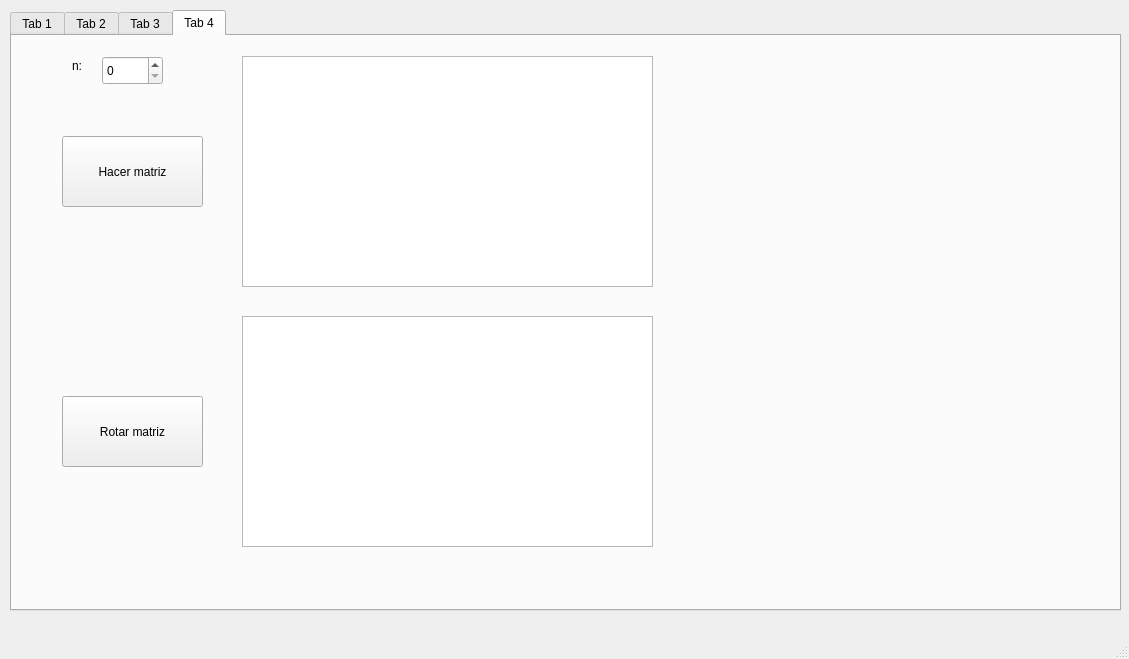
<?xml version="1.0" encoding="UTF-8"?>
<ui version="4.0">
 <class>MainWindow</class>
 <widget class="QMainWindow" name="MainWindow">
  <property name="geometry">
   <rect>
    <x>0</x>
    <y>0</y>
    <width>1129</width>
    <height>659</height>
   </rect>
  </property>
  <property name="windowTitle">
   <string>MainWindow</string>
  </property>
  <widget class="QWidget" name="centralwidget">
   <widget class="QTabWidget" name="tabWidget">
    <property name="geometry">
     <rect>
      <x>10</x>
      <y>10</y>
      <width>1111</width>
      <height>601</height>
     </rect>
    </property>
    <property name="currentIndex">
     <number>3</number>
    </property>
    <widget class="QWidget" name="tab">
     <attribute name="title">
      <string>Tab 1</string>
     </attribute>
     <widget class="QSpinBox" name="spinBox">
      <property name="geometry">
       <rect>
        <x>80</x>
        <y>30</y>
        <width>61</width>
        <height>29</height>
       </rect>
      </property>
     </widget>
     <widget class="QSpinBox" name="spinBox_2">
      <property name="geometry">
       <rect>
        <x>80</x>
        <y>70</y>
        <width>61</width>
        <height>29</height>
       </rect>
      </property>
     </widget>
     <widget class="QLabel" name="label">
      <property name="geometry">
       <rect>
        <x>50</x>
        <y>30</y>
        <width>21</width>
        <height>20</height>
       </rect>
      </property>
      <property name="text">
       <string>m:</string>
      </property>
     </widget>
     <widget class="QLabel" name="label_2">
      <property name="geometry">
       <rect>
        <x>50</x>
        <y>70</y>
        <width>21</width>
        <height>20</height>
       </rect>
      </property>
      <property name="text">
       <string>n:</string>
      </property>
     </widget>
     <widget class="QTableWidget" name="tableWidget">
      <property name="geometry">
       <rect>
        <x>230</x>
        <y>40</y>
        <width>411</width>
        <height>231</height>
       </rect>
      </property>
     </widget>
     <widget class="QPushButton" name="pushButton">
      <property name="geometry">
       <rect>
        <x>60</x>
        <y>180</y>
        <width>141</width>
        <height>71</height>
       </rect>
      </property>
      <property name="text">
       <string>Hacer matrices</string>
      </property>
     </widget>
     <widget class="QTableWidget" name="tableWidget_2">
      <property name="geometry">
       <rect>
        <x>670</x>
        <y>40</y>
        <width>411</width>
        <height>231</height>
       </rect>
      </property>
     </widget>
     <widget class="QTableWidget" name="tableWidget_3">
      <property name="geometry">
       <rect>
        <x>450</x>
        <y>290</y>
        <width>411</width>
        <height>231</height>
       </rect>
      </property>
     </widget>
     <widget class="QPushButton" name="pushbutton_2">
      <property name="geometry">
       <rect>
        <x>60</x>
        <y>310</y>
        <width>141</width>
        <height>71</height>
       </rect>
      </property>
      <property name="text">
       <string>Sumar</string>
      </property>
     </widget>
     <widget class="QPushButton" name="pushButton_3">
      <property name="geometry">
       <rect>
        <x>210</x>
        <y>310</y>
        <width>141</width>
        <height>71</height>
       </rect>
      </property>
      <property name="text">
       <string>Restar</string>
      </property>
     </widget>
     <widget class="QPushButton" name="pushButton_4">
      <property name="geometry">
       <rect>
        <x>60</x>
        <y>390</y>
        <width>141</width>
        <height>71</height>
       </rect>
      </property>
      <property name="text">
       <string>Multiplicar</string>
      </property>
     </widget>
    </widget>
    <widget class="QWidget" name="tab_2">
     <attribute name="title">
      <string>Tab 2</string>
     </attribute>
     <widget class="QSpinBox" name="spinBox_3">
      <property name="geometry">
       <rect>
        <x>60</x>
        <y>20</y>
        <width>61</width>
        <height>29</height>
       </rect>
      </property>
     </widget>
     <widget class="QLabel" name="label_3">
      <property name="geometry">
       <rect>
        <x>30</x>
        <y>60</y>
        <width>21</width>
        <height>20</height>
       </rect>
      </property>
      <property name="text">
       <string>n:</string>
      </property>
     </widget>
     <widget class="QTableWidget" name="tableWidget_4">
      <property name="geometry">
       <rect>
        <x>370</x>
        <y>30</y>
        <width>411</width>
        <height>231</height>
       </rect>
      </property>
     </widget>
     <widget class="QSpinBox" name="spinBox_4">
      <property name="geometry">
       <rect>
        <x>60</x>
        <y>60</y>
        <width>61</width>
        <height>29</height>
       </rect>
      </property>
     </widget>
     <widget class="QLabel" name="label_4">
      <property name="geometry">
       <rect>
        <x>30</x>
        <y>20</y>
        <width>21</width>
        <height>20</height>
       </rect>
      </property>
      <property name="text">
       <string>m:</string>
      </property>
     </widget>
     <widget class="QLineEdit" name="lineEdit">
      <property name="geometry">
       <rect>
        <x>200</x>
        <y>120</y>
        <width>161</width>
        <height>28</height>
       </rect>
      </property>
     </widget>
     <widget class="QLabel" name="label_5">
      <property name="geometry">
       <rect>
        <x>0</x>
        <y>120</y>
        <width>201</width>
        <height>20</height>
       </rect>
      </property>
      <property name="text">
       <string>Ingresar elemento específico:</string>
      </property>
     </widget>
     <widget class="QPushButton" name="pushButton_5">
      <property name="geometry">
       <rect>
        <x>160</x>
        <y>20</y>
        <width>141</width>
        <height>71</height>
       </rect>
      </property>
      <property name="text">
       <string>Hacer matriz</string>
      </property>
     </widget>
     <widget class="QPushButton" name="pushButton_6">
      <property name="geometry">
       <rect>
        <x>30</x>
        <y>170</y>
        <width>141</width>
        <height>71</height>
       </rect>
      </property>
      <property name="text">
       <string>Buscar elemento</string>
      </property>
     </widget>
    </widget>
    <widget class="QWidget" name="tab_3">
     <attribute name="title">
      <string>Tab 3</string>
     </attribute>
     <widget class="QLabel" name="label_6">
      <property name="geometry">
       <rect>
        <x>30</x>
        <y>10</y>
        <width>21</width>
        <height>20</height>
       </rect>
      </property>
      <property name="text">
       <string>m:</string>
      </property>
     </widget>
     <widget class="QSpinBox" name="spinBox_5">
      <property name="geometry">
       <rect>
        <x>60</x>
        <y>50</y>
        <width>61</width>
        <height>29</height>
       </rect>
      </property>
     </widget>
     <widget class="QLabel" name="label_7">
      <property name="geometry">
       <rect>
        <x>30</x>
        <y>50</y>
        <width>21</width>
        <height>20</height>
       </rect>
      </property>
      <property name="text">
       <string>n:</string>
      </property>
     </widget>
     <widget class="QTableWidget" name="tableWidget_5">
      <property name="geometry">
       <rect>
        <x>370</x>
        <y>20</y>
        <width>411</width>
        <height>231</height>
       </rect>
      </property>
     </widget>
     <widget class="QSpinBox" name="spinBox_6">
      <property name="geometry">
       <rect>
        <x>60</x>
        <y>10</y>
        <width>61</width>
        <height>29</height>
       </rect>
      </property>
     </widget>
     <widget class="QPushButton" name="pushButton_7">
      <property name="geometry">
       <rect>
        <x>160</x>
        <y>10</y>
        <width>141</width>
        <height>71</height>
       </rect>
      </property>
      <property name="text">
       <string>Hacer matriz</string>
      </property>
     </widget>
     <widget class="QPushButton" name="pushButton_8">
      <property name="geometry">
       <rect>
        <x>110</x>
        <y>340</y>
        <width>151</width>
        <height>71</height>
       </rect>
      </property>
      <property name="text">
       <string>Hacer la transpuesta</string>
      </property>
     </widget>
     <widget class="QTableWidget" name="tableWidget_6">
      <property name="geometry">
       <rect>
        <x>370</x>
        <y>280</y>
        <width>411</width>
        <height>231</height>
       </rect>
      </property>
     </widget>
    </widget>
    <widget class="QWidget" name="tab_4">
     <attribute name="title">
      <string>Tab 4</string>
     </attribute>
     <widget class="QTableWidget" name="tableWidget_7">
      <property name="geometry">
       <rect>
        <x>230</x>
        <y>20</y>
        <width>411</width>
        <height>231</height>
       </rect>
      </property>
     </widget>
     <widget class="QSpinBox" name="spinBox_7">
      <property name="geometry">
       <rect>
        <x>90</x>
        <y>20</y>
        <width>61</width>
        <height>29</height>
       </rect>
      </property>
     </widget>
     <widget class="QPushButton" name="pushButton_9">
      <property name="geometry">
       <rect>
        <x>50</x>
        <y>100</y>
        <width>141</width>
        <height>71</height>
       </rect>
      </property>
      <property name="text">
       <string>Hacer matriz</string>
      </property>
     </widget>
     <widget class="QLabel" name="label_8">
      <property name="geometry">
       <rect>
        <x>60</x>
        <y>20</y>
        <width>21</width>
        <height>20</height>
       </rect>
      </property>
      <property name="text">
       <string>n:</string>
      </property>
     </widget>
     <widget class="QTableWidget" name="tableWidget_8">
      <property name="geometry">
       <rect>
        <x>230</x>
        <y>280</y>
        <width>411</width>
        <height>231</height>
       </rect>
      </property>
     </widget>
     <widget class="QPushButton" name="pushButton_10">
      <property name="geometry">
       <rect>
        <x>50</x>
        <y>360</y>
        <width>141</width>
        <height>71</height>
       </rect>
      </property>
      <property name="text">
       <string>Rotar matriz</string>
      </property>
     </widget>
    </widget>
   </widget>
  </widget>
  <widget class="QMenuBar" name="menubar">
   <property name="geometry">
    <rect>
     <x>0</x>
     <y>0</y>
     <width>1129</width>
     <height>25</height>
    </rect>
   </property>
  </widget>
  <widget class="QStatusBar" name="statusbar"/>
 </widget>
 <resources/>
 <connections/>
</ui>
